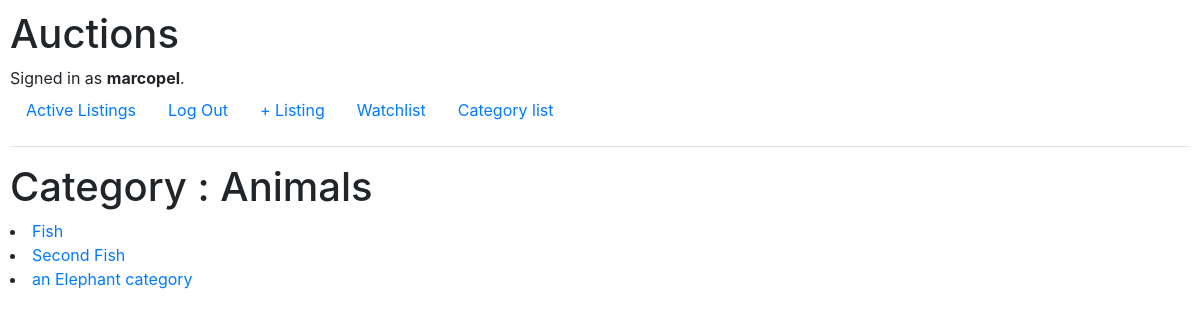
The app's page /3/category_detail (signed in), older data.
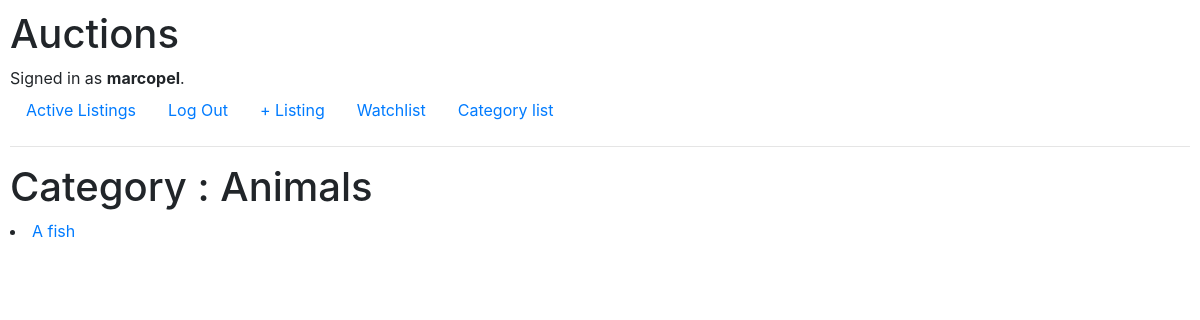
The same page, newer data.
### auctions/models.py (models this page shows, shortened)
class AuctionListing(models.Model):
    product = models.CharField(max_length=255)
    description = models.TextField(null=True, blank=True)
    category = models.CharField(max_length=255)
    initial_price = models.PositiveIntegerField(default=0)
    sold = models.BooleanField(default=False)
    user = models.ForeignKey(User, on_delete=models.CASCADE)
    image = models.ImageField(null=True, blank=True, upload_to='images/')
    def __str__(self):
        return f"{self.product}"

### auctions/views.py (the view)
# urls.py: path("<int:category_id>/category_detail", views.category_detail, name="category_detail"),
def category_detail(request, category_id):
    category=Category.objects.get(id=category_id)
    list_of_items = AuctionListing.objects.filter(category=category).all()
    print(list(list_of_items))
    context = {'category': category, 'list_of_items': list_of_items}
    return render(request,"auctions/category_detail.html", context)

### auctions/models.py (called while the page is built)
    def __str__(self):
        return f"{self.name}"

### auctions/templates/auctions/category_detail.html (shortened to what this page needs)
{% extends "auctions/layout.html" %}
{% block body %}
<h1>Category : {{ category }} </h1>
{% if list_of_items %}
    {% for item in list_of_items %}
        <li><a href="{% url 'listing_detail' item.id %}">{{item}}</a></li>
    {% endfor %}
{% endif %}
{% endblock body %}

Row changes from the older to the newer data that the page shows:
removed AuctionListing: product "Fish"
removed AuctionListing: product "Second Fish"
removed AuctionListing: product "an Elephant category"
added AuctionListing: product "A fish"
